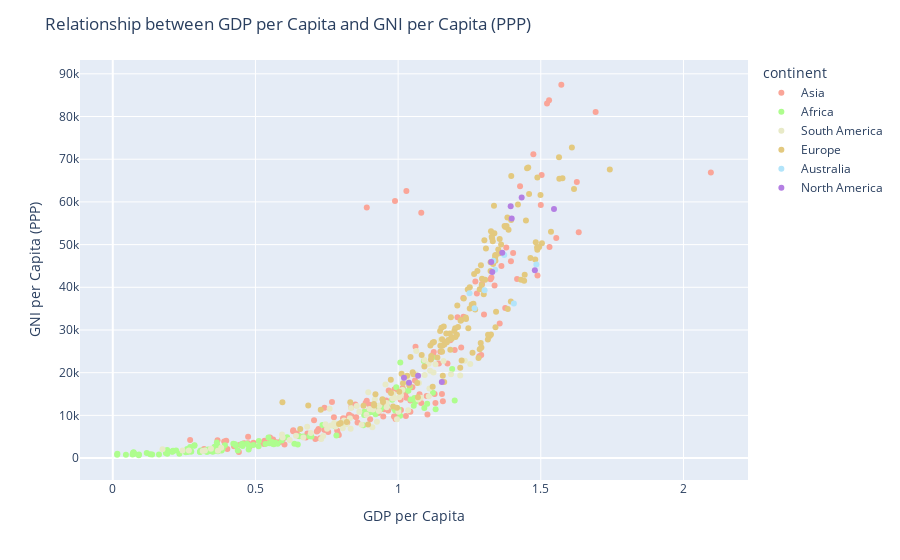

Notebook code for this chart:
### Markdown cell above
While these scatterplots show that having a 'richer' population (measured with GNI_per_capita adjusted for PPP) is generally related with having a happier population. These scatterplots also show that countries with a poorer population can still have happier population. This is exemplified by the fact that a country like Mexico has a much poorer population than a country like Singapore (which has by far the richest population) while their happiness scores are pretty much equal to each other. Furthermore, these scatterplots show that most countries move stronger along the x-axis than along the y-axis, this means that countries can become happier or unhappier regardless of the economic wealth of their citizens. Kuwait, however shows the exact opposite side of this phenomenon, they show great growth in their GNI per capita while their happiness scores do not increase or decrease drastically.

### Code cell
# ### Does a good education give government trust?

# This 3d Scatter Plot is multivariate and shows on the x-axis the 'Education Index', on the y-axis the 'Government Trust' and on the z-axis the 'CPI Score'. CPI stands for 'Corruption Perception Index', the lower the CPI index, the more the people believe there is corruption in their country. The size of the plot-points shows the GDP per capita. 

# The 3D scatter plot reveals interesting insights about the correlation between the Corruption Perception Index (CPI) score and other variables across countries. A positive correlation between the CPI score and variables such as Education Index and Government trust suggests that countries with higher levels of corruption tend to exhibit lower values in education, government trust, and economic prosperity. Conversely, a negative correlation indicates that countries with lower corruption levels tend to have higher education indices and greater levels of government trust. This visualization highlights the importance of addressing corruption to foster positive development in education and trust within countries. 

# The Education Index plays a significant role in shaping the relationships between various variables across countries and continents. A positive correlation between the Education Index and variables such as Government trust, GDP per capita, and possibly the Corruption Perception Index suggests that countries with higher education indices tend to exhibit greater levels of government trust and economic prosperity while combating corruption. Furthermore, the Education Index may influence the disparities observed between countries and continents. Nations with higher education indices are more likely to invest in quality education, leading to better governance, higher economic output, and potentially lower corruption levels. Thus, enhancing education systems becomes vital for promoting positive development and reducing inequality among countries and continents.

# Overall it gives the visualisation that countries with a higher inducation index tend to have more goverment trust and a higher CPI score. This is probaply because people that live in a country that is able to give a good education tend to trust the goverment more than people that don't recieved good education. 
# Create a scatter plot using Plotly with colors based on continent
fig = px.scatter(data_frame=data, x='gdp_per_capita', y='GNI_per_capita_PPP', color='continent',
                 color_discrete_map=continent_colors, hover_name='Country')

fig.update_layout(
    xaxis_title='GDP per Capita',
    yaxis_title='GNI per Capita (PPP)',
    title='Relationship between GDP per Capita and GNI per Capita (PPP)'
)

# Show the plot
fig.show()

### Figure 1 — Plotly figure (JSON) as saved in the notebook; plotly's stock layout.template omitted (floating-point values rounded to 4 significant figures; data arrays with more than 128 entries replaced by an {"elided": "..."} marker saying what was removed)
{"data": [{"hovertemplate": "<b>%{hovertext}</b><br><br>continent=Asia<br>gdp_per_capita=%{x}<br>GNI_per_capita_PPP=%{y}<extra></extra>", "hovertext": {"elided": "152 str values"}, "legendgroup": "Asia", "marker": {"color": "#FAA598", "symbol": "circle"}, "mode": "markers", "name": "Asia", "orientation": "v", "showlegend": true, "type": "scatter", "x": {"elided": "152 float values"}, "xaxis": "x", "y": {"elided": "152 float values"}, "yaxis": "y"}, {"hovertemplate": "<b>%{hovertext}</b><br><br>continent=Africa<br>gdp_per_capita=%{x}<br>GNI_per_capita_PPP=%{y}<extra></extra>", "hovertext": ["Egypt", "Ethiopia", "Gabon", "Ghana", "Algeria", "Zimbabwe", "Tanzania", "Tunisia", "South Africa", "Uganda", "Togo", "Zambia", "Sierra Leone", "Benin", "Rwanda", "Senegal", "Kenya", "Mauritius", "Liberia", "Libya", "Madagascar", "Malawi", "Mali", "Mauritania", "Botswana", "Burkina Faso", "Burundi", "Cameroon", "Nigeria", "Chad", "Niger", "Morocco", "Nigeria", "Zambia", "Niger", "Mauritius", "Ghana", "Burundi", "Uganda", "Burkina Faso", "Algeria", "Morocco", "Zimbabwe", "Senegal", "Sierra Leone", "South Africa", "Rwanda", "Libya", "Tanzania", "Madagascar", "Malawi", "Mali", "Mauritania", "Benin", "Botswana", "Kenya", "Togo", "Liberia", "Tunisia", "Gabon", "Chad", "Egypt", "Ethiopia", "Cameroon", "Libya", "Morocco", "Botswana", "Senegal", "Tunisia", "Benin", "Niger", "Tanzania", "Togo", "Madagascar", "Mauritius", "Zambia", "Malawi", "Kenya", "Nigeria", "Ghana", "Burundi", "Uganda", "Burkina Faso", "Ethiopia", "South Africa", "Mali", "Gabon", "Algeria", "Liberia", "Egypt", "Rwanda", "Cameroon", "Chad", "Sierra Leone", "Zimbabwe", "Mauritania", "Egypt", "Ethiopia", "Gabon", "Ghana", "Liberia", "Nigeria", "South Africa", "Togo", "Kenya", "Uganda", "Rwanda", "Burundi", "Botswana", "Cameroon", "Chad", "Zambia", "Algeria", "Tunisia", "Burkina Faso", "Benin", "Senegal", "Sierra Leone", "Niger", "Libya", "Tanzania", "Madagascar", "Malawi", "Mali", "Mauritania", "Mauritius", "Morocco", "Zimbabwe"], "legendgroup": "Africa", "marker": {"color": "#AEFD8E", "symbol": "circle"}, "mode": "markers", "name": "Africa", "orientation": "v", "showlegend": true, "type": "scatter", "x": [0.9897, 0.3392, 1.198, 0.6672, 1.092, 0.3758, 0.5111, 1.007, 1.055, 0.3814, 0.3054, 0.6364, 0.3684, 0.4311, 0.3687, 0.4793, 0.5605, 1.189, 0.119, 1.102, 0.3058, 0.2334, 0.4762, 0.6485, 1.122, 0.3502, 0.09162, 0.5643, 0.7838, 0.438, 0.1619, 0.8781, 0.6543, 0.4704, 0.0694, 1.008, 0.5456, 0.0153, 0.211, 0.2581, 0.9393, 0.7348, 0.271, 0.365, 0.3302, 0.9205, 0.2221, 1.131, 0.2852, 0.2082, 0.01604, 0.2607, 0.4541, 0.2867, 0.9936, 0.3647, 0.2087, 0.0712, 0.8811, 1.06, 0.3419, 0.8818, 0.1907, 0.4225, 1.044, 0.801, 1.041, 0.45, 0.921, 0.393, 0.138, 0.476, 0.275, 0.274, 1.12, 0.578, 0.191, 0.512, 0.696, 0.611, 0.046, 0.332, 0.331, 0.336, 0.96, 0.385, 1.057, 1.002, 0.073, 0.913, 0.359, 0.549, 0.35, 0.268, 0.366, 0.57, 0.885, 0.308, 1.036, 0.592, 0.076, 0.689, 0.94, 0.259, 0.493, 0.322, 0.332, 0.091, 1.017, 0.535, 0.358, 0.562, 0.979, 0.9, 0.314, 0.378, 0.429, 0.256, 0.131, 0.985, 0.455, 0.262, 0.186, 0.37, 0.557, 1.09, 0.779, 0.357], "xaxis": "x", "y": [11160, 1650, 13480, 5050, 11700, 2410, 2740, 9890, 12240, 1750, 1440, 3370, 1570, 2860, 1710, 2910, 3330, 20860, 1180, 12740, 1500, 990, 1990, 3160, 15310, 1460, 840, 3210, 5280, 1760, 840, 7670, 5120, 3330, 820, 22390, 4800, 800, 1690, 1550, 11520, 7730, 2570, 3000, 1420, 12240, 1790, 11430, 2860, 1550, 1020, 2130, 3350, 2980, 16600, 3620, 1470, 1260, 10070, 13180, 1630, 10850, 1870, 3350, 13690, 8110, 16680, 3140, 10280, 3010, 830, 3020, 1520, 1540, 23560, 3330, 1030, 4000, 5030, 4860, 770, 1710, 1730, 2010, 12320, 2180, 14060, 11370, 1380, 10800, 1910, 3490, 1570, 1590, 2860, 3610, 10740.0, 1782.0, 15790.0, 4099.0, 1040.0, 5086.0, 11760.0, 1593.0, 3052.0, 1752.0, 1959.0, 659.7, 15950.0, 3291.0, 1716.0, 3582.0, 13640.0, 10680.0, 1705.0, 2135.0, 3256.0, 1381.0, 912.0, 11680.0, 2805.0, 1404.0, 1159.0, 1965.0, 3746.0, 22720.0, 7480.0, 2661.0], "yaxis": "y"}, {"hovertemplate": "<b>%{hovertext}</b><br><br>continent=South America<br>gdp_per_capita=%{x}<br>GNI_per_capita_PPP=%{y}<extra></extra>", "hovertext": ["El Salvador", "Guatemala", "Guinea", "Honduras", "Chile", "Argentina", "Dominican Republic", "Ecuador", "Uruguay", "Venezuela", "Costa Rica", "Colombia", "Haiti", "Jamaica", "Bolivia", "Brazil", "Panama", "Nicaragua", "Paraguay", "Peru", "Nicaragua", "Panama", "Guatemala", "Guinea", "Haiti", "Honduras", "Brazil", "Argentina", "Uruguay", "Peru", "Paraguay", "Jamaica", "Dominican Republic", "Colombia", "Chile", "Costa Rica", "El Salvador", "Bolivia", "Venezuela", "Ecuador", "Venezuela", "Jamaica", "Nicaragua", "Honduras", "Guinea", "Paraguay", "Bolivia", "Brazil", "Panama", "Dominican Republic", "Guatemala", "Peru", "Argentina", "Ecuador", "El Salvador", "Haiti", "Uruguay", "Colombia", "Chile", "Costa Rica", "Ecuador", "El Salvador", "Dominican Republic", "Nicaragua", "Panama", "Paraguay", "Peru", "Haiti", "Honduras", "Jamaica", "Guinea", "Guatemala", "Colombia", "Costa Rica", "Brazil", "Bolivia", "Venezuela", "Uruguay", "Argentina", "Chile"], "legendgroup": "South America", "marker": {"color": "#E8EAC8", "symbol": "circle"}, "mode": "markers", "name": "South America", "orientation": "v", "showlegend": true, "type": "scatter", "x": [0.9098, 0.872, 0.2445, 0.7306, 1.253, 1.185, 1.079, 1.001, 1.218, 1.128, 1.11, 1.071, 0.3686, 0.9256, 0.8338, 1.107, 1.234, 0.7373, 0.9325, 1.035, 0.5933, 1.064, 0.7455, 0.1742, 0.2667, 0.5953, 0.9812, 1.054, 1.062, 0.9002, 0.7599, 0.8104, 0.8954, 0.9186, 1.107, 0.9558, 0.7645, 0.6813, 1.044, 0.864, 0.96, 0.831, 0.694, 0.642, 0.38, 0.855, 0.776, 1.004, 1.149, 1.015, 0.8, 0.96, 1.092, 0.912, 0.794, 0.323, 1.124, 0.985, 1.159, 1.034, 0.889, 0.806, 0.982, 0.668, 1.112, 0.835, 0.934, 0.315, 0.62, 0.819, 0.344, 0.781, 0.96, 1.01, 0.986, 0.751, 0.996, 1.093, 1.073, 1.131], "xaxis": "x", "y": [7240, 7830, 1790, 4490, 22010, 19650, 14130, 10870, 19310, null, 16310, 13700, 1710, 8520, 6890, 14470, 22810, 5150, 11040, 11180, 5540, 25080, 7910, 2050, 1770, 4790, 13950, 19710, 19650, 11510, 11540, 8800, 15420, 13800, 22080, 17230, 7620, 7360, null, 10830, null, 9320, 5850, 5220, 2410, 12210, 8190, 14250, 27640, 15940, 8200, 11930, 22960, 11350, 7970, 1770, 20060, 14050, 22750, 18040, 10140.0, 6973.0, 15070.0, 4790.0, 20450.0, 11720.0, 12320.0, 1665.0, 4258.0, 7932.0, 2211, 7378.0, 12900.0, 14790.0, 14070.0, 6849.0, 9070.0, 19430.0, 17610.0, 21970.0], "yaxis": "y"}, {"hovertemplate": "<b>%{hovertext}</b><br><br>continent=Europe<br>gdp_per_capita=%{x}<br>GNI_per_capita_PPP=%{y}<extra></extra>", "hovertext": {"elided": "148 str values"}, "legendgroup": "Europe", "marker": {"color": "#E3C97F", "symbol": "circle"}, "mode": "markers", "name": "Europe", "orientation": "v", "showlegend": true, "type": "scatter", "x": {"elided": "148 float values"}, "xaxis": "x", "y": {"elided": "148 float values"}, "yaxis": "y"}, {"hovertemplate": "<b>%{hovertext}</b><br><br>continent=Australia<br>gdp_per_capita=%{x}<br>GNI_per_capita_PPP=%{y}<extra></extra>", "hovertext": ["Australia", "New Zealand", "Australia", "New Zealand", "New Zealand", "Australia", "Australia", "New Zealand"], "legendgroup": "Australia", "marker": {"color": "#B2E4FA", "symbol": "circle"}, "mode": "markers", "name": "Australia", "orientation": "v", "showlegend": true, "type": "scatter", "x": [1.484, 1.406, 1.334, 1.25, 1.303, 1.372, 1.34, 1.268], "xaxis": "x", "y": [45330, 36210, 46230, 38630, 39330, 47580, 44100.0, 35110.0], "yaxis": "y"}, {"hovertemplate": "<b>%{hovertext}</b><br><br>continent=North America<br>gdp_per_capita=%{x}<br>GNI_per_capita_PPP=%{y}<extra></extra>", "hovertext": ["United States", "Mexico", "Canada", "Mexico", "United States", "Canada", "Mexico", "Canada", "United States", "United States", "Canada", "Mexico"], "legendgroup": "North America", "marker": {"color": "#B47FE3", "symbol": "circle"}, "mode": "markers", "name": "North America", "orientation": "v", "showlegend": true, "type": "scatter", "x": [1.546, 1.153, 1.479, 1.021, 1.395, 1.326, 1.07, 1.365, 1.433, 1.398, 1.33, 1.038], "xaxis": "x", "y": [58340, 17830, 43990, 18810, 58970, 45910, 19300, 48070, 61020, 56140.0, 43600.0, 17630.0], "yaxis": "y"}], "layout": {"legend": {"title": {"text": "continent"}, "tracegroupgap": 0}, "margin": {"t": 60}, "title": {"text": "Relationship between GDP per Capita and GNI per Capita (PPP)"}, "xaxis": {"anchor": "y", "domain": [0, 1], "title": {"text": "GDP per Capita"}}, "yaxis": {"anchor": "x", "domain": [0, 1], "title": {"text": "GNI per Capita (PPP)"}}}}
